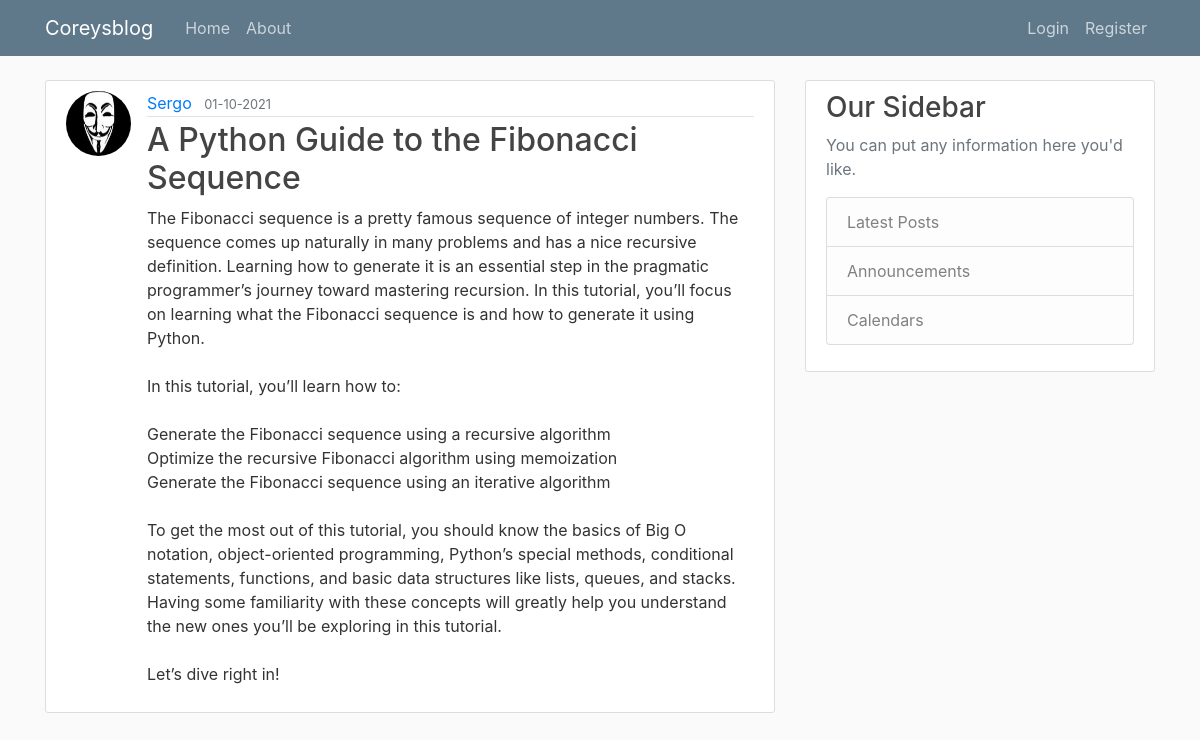
The app's page /post/4 with its own data.
### app/models.py (models this page shows, shortened)
class User(db.Model, UserMixin):
    id = db.Column(
        db.Integer,
        primary_key=True,
    )
    username = db.Column(db.String(20), unique=True, nullable=False)
    email = db.Column(db.String(120), unique=True, nullable=False)
    image_file = db.Column(db.String(20), nullable=False, default="default.jpg")
    password = db.Column(db.String(60), nullable=False)
    posts = db.relationship("Post", backref="author", lazy=True)

class Post(db.Model):
    id = db.Column(db.Integer, primary_key=True)
    title = db.Column(db.String(100), nullable=False)
    date_posted = db.Column(db.DateTime, nullable=False, default=datetime.utcnow)
    content = db.Column(db.Text, nullable=False)
    user_id = db.Column(db.Integer, db.ForeignKey("user.id"), nullable=False)

### app/posts/views.py (the view)
@posts.route("/post/<int:post_id>")
def post(post_id):
    post = Post.query.get_or_404(post_id)
    return render_template("post.html", title=post.title, post=post)

### app/templates/post.html (shortened to what this page needs)
{% extends "layout.html" %}
{% block content %}
<article class="media content-section">
    <img class="rounded-circle article-img"
        src="{{ url_for('static', filename='profile_pics/' + post.author.image_file) }}">
    <div class="media-body">
        <div class="article-metadata">
            <a class="mr-2" href="{{ url_for('users.user_posts', username=post.author.username) }}">{{
                post.author.username }}</a>
            <small class="text-muted">{{ post.date_posted.strftime('%d-%m-%Y') }}</small>
        </div>
        <h2 class="article-title">{{ post.title }}</h2>
        <p class="article-content">{{ post.content }}</p>
    </div>
</article>
{% endblock %}

### app/static/main.css (style rules this page uses)
body { background: #fafafa; color: #333333; margin-top: 5rem; }
h1, h2, h3, h4, h5, h6 { color: #444444; }
.content-section { background: #ffffff; padding: 10px 20px; border: 1px solid #dddddd; border-radius: 3px; margin-bottom: 20px; }
.article-title { color: #444444; }
.article-content { white-space: pre-line; }
.article-img { height: 65px; width: 65px; margin-right: 16px; }
.article-metadata { padding-bottom: 1px; margin-bottom: 4px; border-bottom: 1px solid #e3e3e3 }

### records on screen
User: image_file (picture), author.username "Sergo"
Post: date_posted "01-10-2021", title "A Python Guide to the Fibonacci Sequence", content "The Fibonacci sequence is a pretty famous sequence of integer numbers. The sequence comes up naturally in many problems and has a nice recursive definition. Learning how to generate it is an essential step in the pragmatic programmer’s journey toward mastering recursion. In this tutorial, you’ll focus on learning what the Fibonacci sequence is and how to generate it using Python. In this tutorial, you’ll learn how to: Generate the Fibonacci sequence using a recursive algorithm Optimize the recursive Fibonacci algorithm using memoization Generate the Fibonacci sequence using an iterative algorithm To get the most out of this tutorial, you should know the basics of Big O notation,…"
